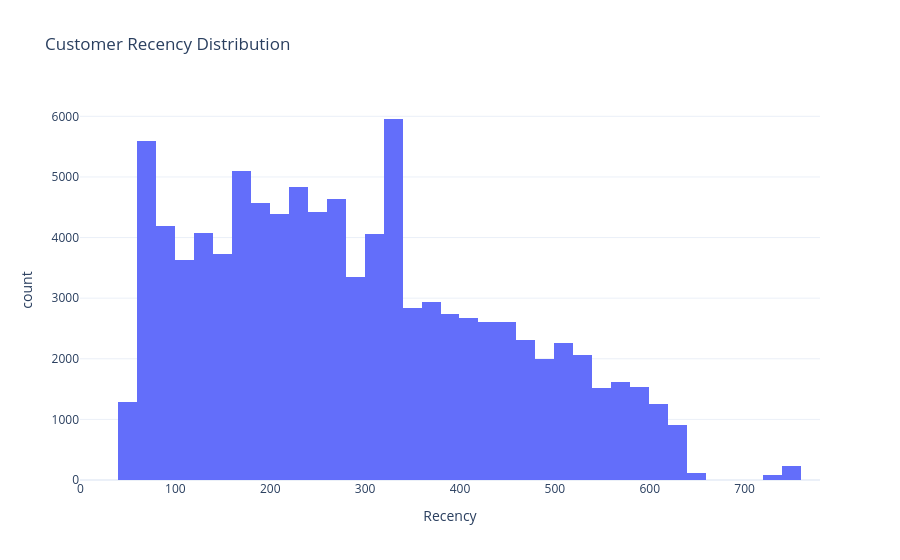

Notebook source saved alongside this figure:
### Code cell
fig=px.histogram(
    recency,
    x="Recency",
    nbins=40,
    title="Customer Recency Distribution",
    template="plotly_white"
)
fig.show()

### Figure 1 — Plotly figure (JSON) as saved in the notebook; plotly's stock layout.template omitted (floating-point values rounded to 4 significant figures; data arrays with more than 128 entries replaced by an {"elided": "..."} marker saying what was removed)
{"data": [{"bingroup": "x", "hovertemplate": "Recency=%{x}<br>count=%{y}<extra></extra>", "legendgroup": "", "marker": {"color": "#636efa", "pattern": {"shape": ""}}, "name": "", "nbinsx": 40, "orientation": "v", "showlegend": false, "type": "histogram", "x": {"elided": "96096 int values"}, "xaxis": "x", "yaxis": "y"}], "layout": {"barmode": "relative", "legend": {"tracegroupgap": 0}, "title": {"text": "Customer Recency Distribution"}, "xaxis": {"anchor": "y", "domain": [0, 1], "title": {"text": "Recency"}}, "yaxis": {"anchor": "x", "domain": [0, 1], "title": {"text": "count"}}}}
